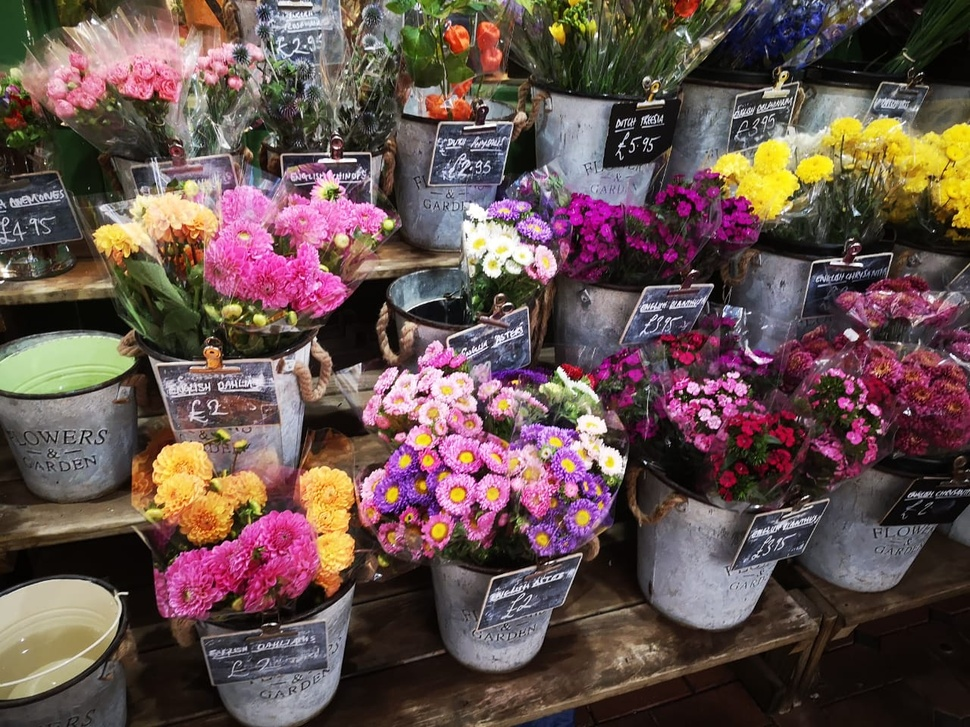
#> input picture publicSource/images/flowers.jpeg, 970 x 727 px, shrunk from 1280 x 960 before the run
$ python convolutionsandmore.py
#> lines starting #> are read from the running program, lines starting #| are printed output that depends on the picture
import cv2
import numpy as np
from matplotlib import pyplot as plt

# Define our imshow function
def imshow(title = "Image", image = None, size = 10):
    w, h = image.shape[0], image.shape[1]
    aspect_ratio = w/h
    plt.figure(figsize=(size * aspect_ratio,size))
    plt.imshow(cv2.cvtColor(image, cv2.COLOR_BGR2RGB))
    plt.title(title)
    plt.show()


import cv2
import numpy as np

image = cv2.imread('../publicSource/images/flowers.jpeg')
#> image is the input picture: shape (727, 970, 3); mean B, G, R 78.1, 81.4, 102.3
imshow('Original Image', image)

# Creating our 3 x 3 kernel
kernel_3x3 = np.ones((3, 3), np.float32) / 9

# We use the cv2.fitler2D to conovlve the kernal with an image
blurred = cv2.filter2D(image, -1, kernel_3x3)
imshow('3x3 Kernel Blurring', blurred)

# Creating our 7 x 7 kernel
kernel_7x7 = np.ones((7, 7), np.float32) / 49

blurred2 = cv2.filter2D(image, -1, kernel_7x7)
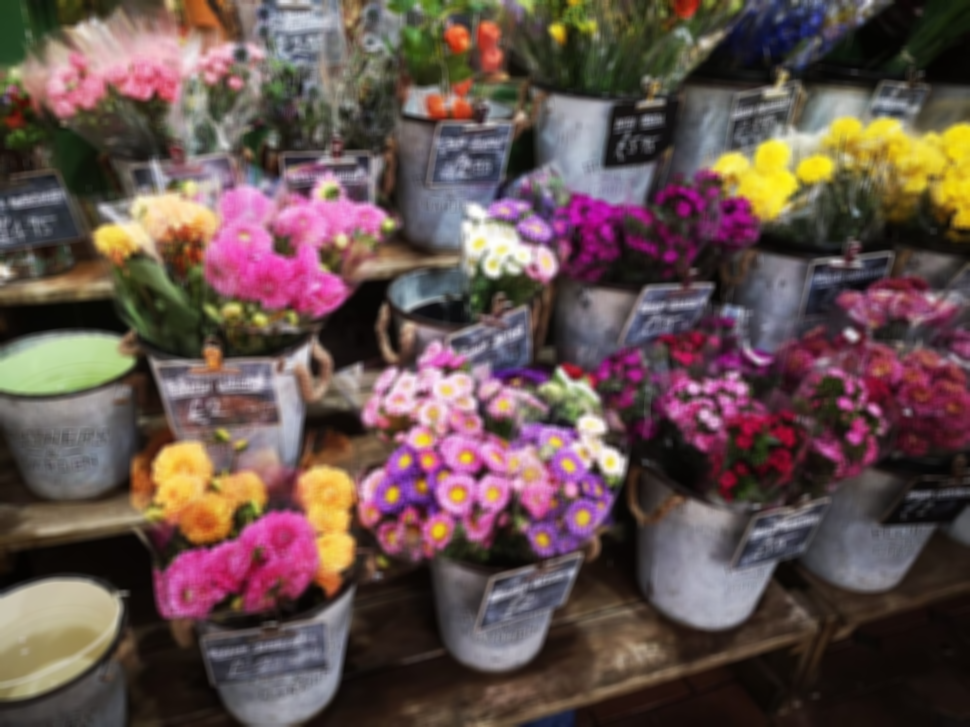
#> blurred2: shape (727, 970, 3); mean B, G, R 78.2, 81.4, 102.3
imshow('7x7 Kernel Blurring', blurred2)

$ run again, with publicSource/images/castara.jpeg copied over publicSource/images/flowers.jpeg
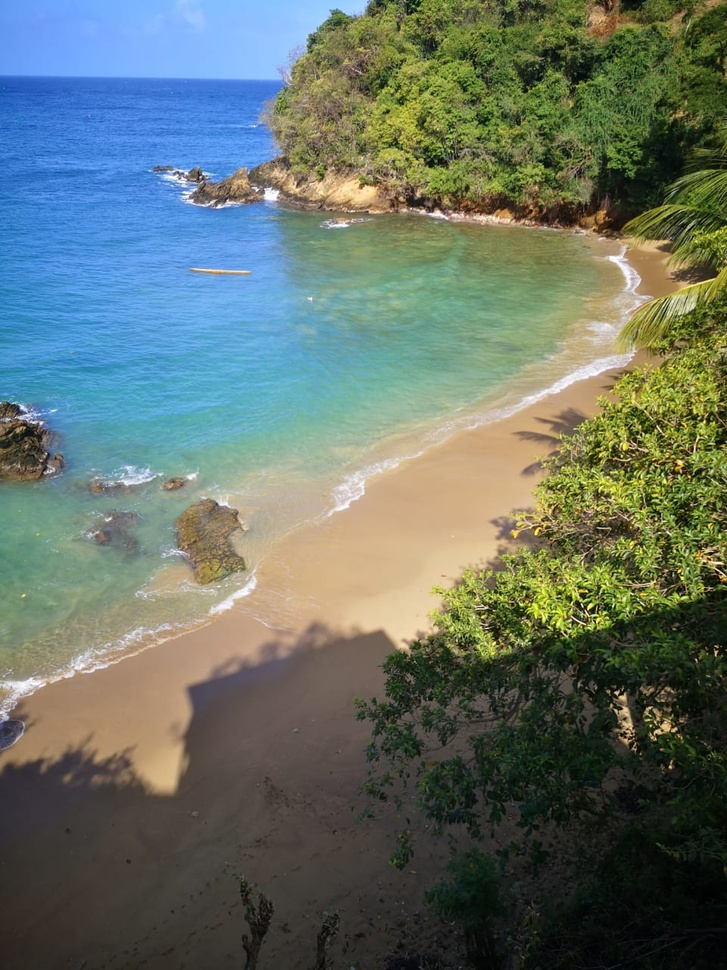
#> input picture publicSource/images/castara.jpeg, 727 x 970 px, shrunk from 960 x 1280 before the run
#> image is the input picture: shape (970, 727, 3); mean B, G, R 103, 113.5, 101.1
#> `blurred2 = cv2.filter2D(image, -1, kernel_7x7)`:
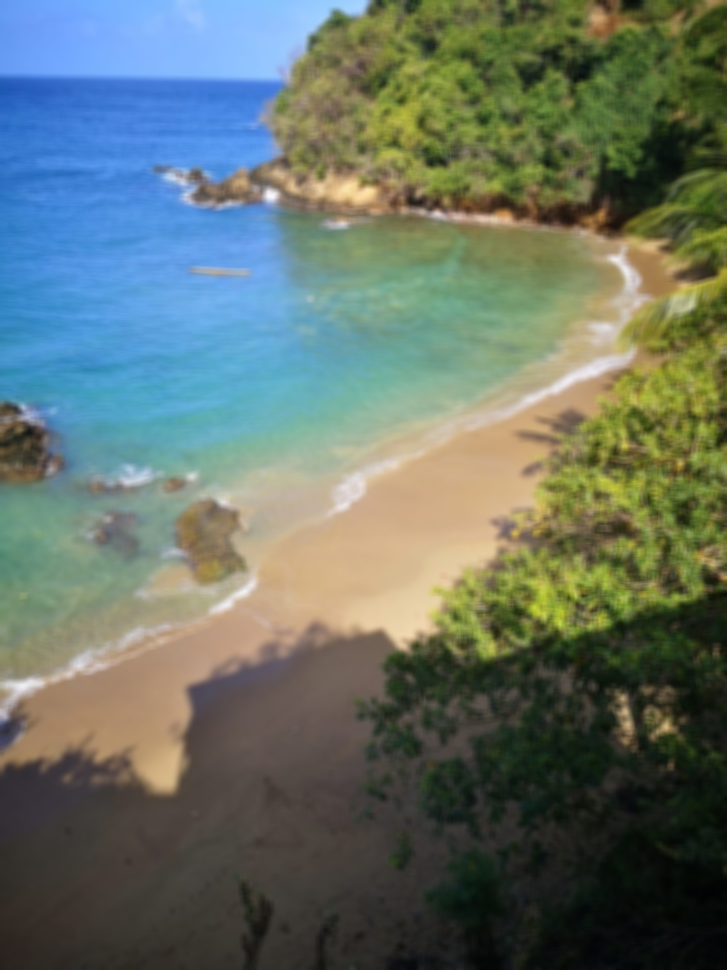
#> blurred2: shape (970, 727, 3); mean B, G, R 103, 113.5, 101.1
